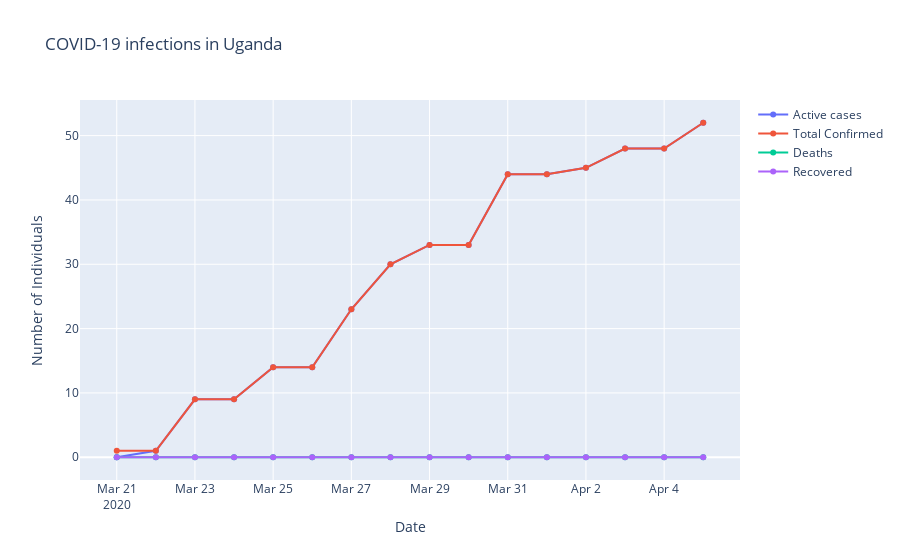

The notebook cell saved with this chart:
### Code cell
region = 'Uganda'

print('Fatality rate: {:.2f}%'.format(100 *
                                     df[(df['Country/Region'] == region) &
                                        (df['date'] == df['date'].iloc[-1])]['Deaths'].sum() /
                                     df[(df['Country/Region'] == region) &
                                        (df['date'] == df['date'].iloc[-1])]['Confirmed'].sum()))

fig = go.Figure()
fig.add_trace(go.Scatter(
                x=df[df['Country/Region'] == region].groupby('date')['date'].first(),
                y=df[df['Country/Region'] == region].groupby('date')['Active'].sum(),
                name="Active cases"))

fig.add_trace(go.Scatter(
                x=df[df['Country/Region'] == region].groupby('date')['date'].first(),
                y=df[df['Country/Region'] == region].groupby('date')['Confirmed'].sum(),
                name="Total Confirmed"))

fig.add_trace(go.Scatter(
                x=df[df['Country/Region'] == region].groupby('date')['date'].first(),
                y=df[df['Country/Region'] == region].groupby('date')['Deaths'].sum(),
                name="Deaths"))

fig.add_trace(go.Scatter(
                x=df[df['Country/Region'] == region].groupby('date')['date'].first(),
                y=df[df['Country/Region'] == region].groupby('date')['Recovered'].sum(),
                name="Recovered"))

fig.update_layout(title="COVID-19 infections in {}".format(region),
                  xaxis_title="Date",
                  yaxis_title="Number of Individuals")

fig.show()

### Figure 1 — Plotly figure (JSON) as saved in the notebook; plotly's stock layout.template omitted (floating-point values rounded to 4 significant figures)
{"data": [{"name": "Active cases", "type": "scatter", "x": ["2020-03-21T00:00:00", "2020-03-22T00:00:00", "2020-03-23T00:00:00", "2020-03-24T00:00:00", "2020-03-25T00:00:00", "2020-03-26T00:00:00", "2020-03-27T00:00:00", "2020-03-28T00:00:00", "2020-03-29T00:00:00", "2020-03-30T00:00:00", "2020-03-31T00:00:00", "2020-04-01T00:00:00", "2020-04-02T00:00:00", "2020-04-03T00:00:00", "2020-04-04T00:00:00", "2020-04-05T00:00:00"], "y": [0, 1, 9, 9, 14, 14, 23, 30, 33, 33, 44, 44, 45, 48, 48, 52]}, {"name": "Total Confirmed", "type": "scatter", "x": ["2020-03-21T00:00:00", "2020-03-22T00:00:00", "2020-03-23T00:00:00", "2020-03-24T00:00:00", "2020-03-25T00:00:00", "2020-03-26T00:00:00", "2020-03-27T00:00:00", "2020-03-28T00:00:00", "2020-03-29T00:00:00", "2020-03-30T00:00:00", "2020-03-31T00:00:00", "2020-04-01T00:00:00", "2020-04-02T00:00:00", "2020-04-03T00:00:00", "2020-04-04T00:00:00", "2020-04-05T00:00:00"], "y": [1, 1, 9, 9, 14, 14, 23, 30, 33, 33, 44, 44, 45, 48, 48, 52]}, {"name": "Deaths", "type": "scatter", "x": ["2020-03-21T00:00:00", "2020-03-22T00:00:00", "2020-03-23T00:00:00", "2020-03-24T00:00:00", "2020-03-25T00:00:00", "2020-03-26T00:00:00", "2020-03-27T00:00:00", "2020-03-28T00:00:00", "2020-03-29T00:00:00", "2020-03-30T00:00:00", "2020-03-31T00:00:00", "2020-04-01T00:00:00", "2020-04-02T00:00:00", "2020-04-03T00:00:00", "2020-04-04T00:00:00", "2020-04-05T00:00:00"], "y": [0, 0, 0, 0, 0, 0, 0, 0, 0, 0, 0, 0, 0, 0, 0, 0]}, {"name": "Recovered", "type": "scatter", "x": ["2020-03-21T00:00:00", "2020-03-22T00:00:00", "2020-03-23T00:00:00", "2020-03-24T00:00:00", "2020-03-25T00:00:00", "2020-03-26T00:00:00", "2020-03-27T00:00:00", "2020-03-28T00:00:00", "2020-03-29T00:00:00", "2020-03-30T00:00:00", "2020-03-31T00:00:00", "2020-04-01T00:00:00", "2020-04-02T00:00:00", "2020-04-03T00:00:00", "2020-04-04T00:00:00", "2020-04-05T00:00:00"], "y": [0, 0, 0, 0, 0, 0, 0, 0, 0, 0, 0, 0, 0, 0, 0, 0]}], "layout": {"title": {"text": "COVID-19 infections in Uganda"}, "xaxis": {"title": {"text": "Date"}}, "yaxis": {"title": {"text": "Number of Individuals"}}}}
